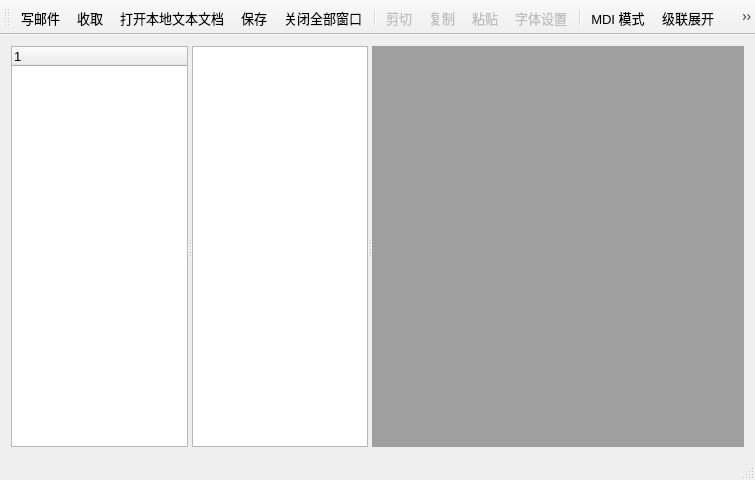
<?xml version="1.0" encoding="UTF-8"?>
<ui version="4.0">
 <class>MainWindow</class>
 <widget class="QMainWindow" name="MainWindow">
  <property name="geometry">
   <rect>
    <x>0</x>
    <y>0</y>
    <width>755</width>
    <height>480</height>
   </rect>
  </property>
  <property name="font">
   <font>
    <pointsize>10</pointsize>
   </font>
  </property>
  <property name="windowTitle">
   <string>MDI应用程序</string>
  </property>
  <widget class="QWidget" name="centralWidget">
   <layout class="QHBoxLayout" name="horizontalLayout">
    <item>
     <widget class="QSplitter" name="splitter_2">
      <property name="orientation">
       <enum>Qt::Orientation::Horizontal</enum>
      </property>
      <widget class="QSplitter" name="splitter">
       <property name="orientation">
        <enum>Qt::Orientation::Horizontal</enum>
       </property>
       <widget class="QTreeWidget" name="treeWidget">
        <column>
         <property name="text">
          <string notr="true">1</string>
         </property>
        </column>
       </widget>
       <widget class="QListWidget" name="listWidget"/>
      </widget>
      <widget class="QMdiArea" name="mdiArea"/>
     </widget>
    </item>
   </layout>
  </widget>
  <widget class="QToolBar" name="mainToolBar">
   <property name="autoFillBackground">
    <bool>true</bool>
   </property>
   <property name="toolButtonStyle">
    <enum>Qt::ToolButtonStyle::ToolButtonIconOnly</enum>
   </property>
   <attribute name="toolBarArea">
    <enum>TopToolBarArea</enum>
   </attribute>
   <attribute name="toolBarBreak">
    <bool>false</bool>
   </attribute>
   <addaction name="actDoc_New"/>
   <addaction name="actPullMails"/>
   <addaction name="actDoc_Open"/>
   <addaction name="actDoc_Save"/>
   <addaction name="actCloseALL"/>
   <addaction name="separator"/>
   <addaction name="actCut"/>
   <addaction name="actCopy"/>
   <addaction name="actPaste"/>
   <addaction name="actFont"/>
   <addaction name="separator"/>
   <addaction name="actViewMode"/>
   <addaction name="actCascade"/>
   <addaction name="actTile"/>
   <addaction name="separator"/>
   <addaction name="actQuit"/>
  </widget>
  <widget class="QStatusBar" name="statusBar"/>
  <action name="actDoc_New">
   <property name="text">
    <string>写邮件</string>
   </property>
   <property name="toolTip">
    <string>新建文档窗口</string>
   </property>
   <property name="shortcut">
    <string>Ctrl+N</string>
   </property>
  </action>
  <action name="actQuit">
   <property name="text">
    <string>退出</string>
   </property>
   <property name="toolTip">
    <string>退出本系统</string>
   </property>
  </action>
  <action name="actDoc_Open">
   <property name="text">
    <string>打开本地文本文档</string>
   </property>
   <property name="toolTip">
    <string>打开文档</string>
   </property>
   <property name="shortcut">
    <string>Ctrl+O</string>
   </property>
  </action>
  <action name="actFont">
   <property name="enabled">
    <bool>false</bool>
   </property>
   <property name="text">
    <string>字体设置</string>
   </property>
   <property name="toolTip">
    <string>字体设置</string>
   </property>
  </action>
  <action name="actCut">
   <property name="enabled">
    <bool>false</bool>
   </property>
   <property name="text">
    <string>剪切</string>
   </property>
   <property name="toolTip">
    <string>剪切</string>
   </property>
   <property name="shortcut">
    <string>Ctrl+X</string>
   </property>
  </action>
  <action name="actCopy">
   <property name="enabled">
    <bool>false</bool>
   </property>
   <property name="text">
    <string>复制</string>
   </property>
   <property name="toolTip">
    <string>复制</string>
   </property>
   <property name="shortcut">
    <string>Ctrl+C</string>
   </property>
  </action>
  <action name="actPaste">
   <property name="enabled">
    <bool>false</bool>
   </property>
   <property name="text">
    <string>粘贴</string>
   </property>
   <property name="toolTip">
    <string>粘贴</string>
   </property>
   <property name="shortcut">
    <string>Ctrl+V</string>
   </property>
  </action>
  <action name="actViewMode">
   <property name="checkable">
    <bool>true</bool>
   </property>
   <property name="text">
    <string>MDI 模式</string>
   </property>
   <property name="toolTip">
    <string>窗口模式或页面模式</string>
   </property>
  </action>
  <action name="actCascade">
   <property name="text">
    <string>级联展开</string>
   </property>
   <property name="toolTip">
    <string>窗口级联展开</string>
   </property>
  </action>
  <action name="actTile">
   <property name="text">
    <string>平铺展开</string>
   </property>
   <property name="toolTip">
    <string>窗口平铺展开</string>
   </property>
  </action>
  <action name="actCloseALL">
   <property name="text">
    <string>关闭全部窗口</string>
   </property>
   <property name="toolTip">
    <string>关闭所有窗口</string>
   </property>
  </action>
  <action name="actNewAcc">
   <property name="text">
    <string>新增账户</string>
   </property>
   <property name="menuRole">
    <enum>QAction::MenuRole::NoRole</enum>
   </property>
  </action>
  <action name="actDoc_Save">
   <property name="enabled">
    <bool>true</bool>
   </property>
   <property name="text">
    <string>保存</string>
   </property>
   <property name="toolTip">
    <string>保存修改</string>
   </property>
   <property name="shortcut">
    <string>Ctrl+S</string>
   </property>
  </action>
  <action name="actPullMails">
   <property name="text">
    <string>收取</string>
   </property>
   <property name="menuRole">
    <enum>QAction::MenuRole::NoRole</enum>
   </property>
  </action>
 </widget>
 <layoutdefault spacing="6" margin="11"/>
 <resources/>
 <connections>
  <connection>
   <sender>actQuit</sender>
   <signal>triggered()</signal>
   <receiver>MainWindow</receiver>
   <slot>close()</slot>
   <hints>
    <hint type="sourcelabel">
     <x>-1</x>
     <y>-1</y>
    </hint>
    <hint type="destinationlabel">
     <x>373</x>
     <y>235</y>
    </hint>
   </hints>
  </connection>
 </connections>
</ui>
